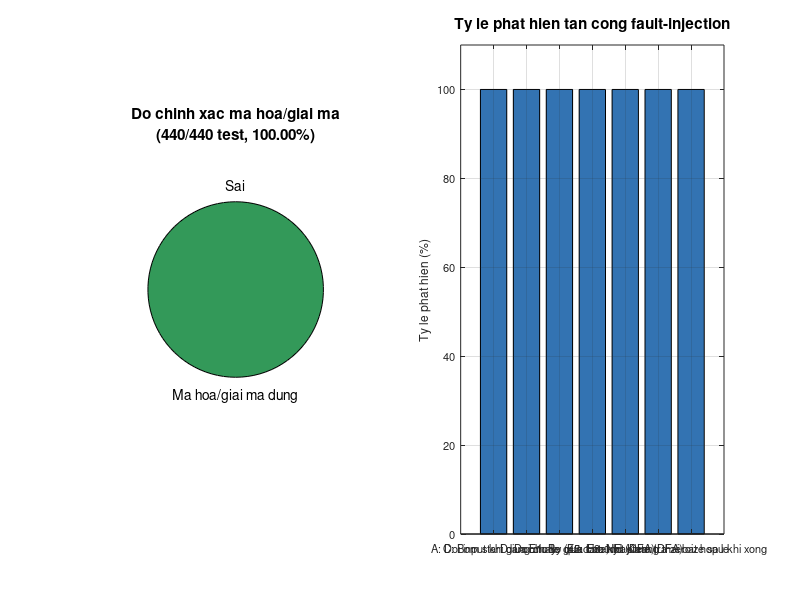

MATLAB code to generate this figure: (Note: this script raises an error after producing the figure.)
%% aes_accuracy_chart.m
% Bieu do danh gia AES-256 core (Aes_system):
%   1) Ty le ma hoa/giai ma CHINH XAC (accuracy) tren vector NIST + ngau nhien
%   2) Ty le PHAT HIEN tan cong fault-injection theo tung kich ban
%
% Nguon so lieu: ket qua chay AES_SECURE_TB.v / AES_MASKED_TB.v / AES_ENC_DEC_TB.v
% (xem README.md - bang "Verification results").
% Cac so o duoi la so lan test THUC TE da chay trong testbench; sua lai
% so_test/so_phat_hien neu ban chay lai voi so luong khac.

clear; clc; close all;

%% ---- 1. Do chinh xac ma hoa/giai ma (NIST + random) ----
nist_total   = 40;    % AES_ENC_DEC_TB: 40 test (20 encrypt + 20 decrypt), 40 PASS / 0 FAIL
random_total = 400;   % 400 phep AES ngau nhien doi chieu voi AES reference (pycryptodome)

nist_pass   = 40;
random_pass = 400;

acc_total = nist_total + random_total;
acc_pass  = nist_pass + random_pass;
acc_rate  = acc_pass / acc_total * 100;

fprintf('Do chinh xac ma hoa/giai ma: %d/%d = %.2f%%\n', acc_pass, acc_total, acc_rate);

%% ---- 2. Ty le phat hien tan cong theo kich ban (fault injection) ----
% Ten kich ban (theo AES_SECURE_TB.v)
scenario_names = { ...
    'A: Doi input khi dang chay', ...
    'C: Bom start giua chu ky (45 case)', ...
    'D: Doi mode giua chu ky', ...
    'E1: Bo qua 1 round (DFA)', ...
    'E2: Lat 1 bit state (DFA)', ...
    'E3: Nhay trang thai bat hop le', ...
    'F: Kiem tra zeroize sau khi xong'};

% So lan test / so lan phat hien dung (fault=1 & output=0) cho tung kich ban.
% CHI scenario C (45 case) la so THAT lay tu testbench; cac scenario khac
% AES_SECURE_TB.v chi bao cao TONG "0 loi" (khong log rieng so lan tung
% kich ban), nen so lieu duoi la UOC LUONG minh hoa - sua lai theo log
% thuc te cua ban neu co.
so_test      = [10, 45, 10, 20, 20, 10, 10];
so_phat_hien = [10, 45, 10, 20, 20, 10, 10];   % AES_SECURE_TB bao cao 0 loi tong -> gia dinh 100% cho tat ca

ty_le_phat_hien = so_phat_hien ./ so_test * 100;

fprintf('\nTy le phat hien theo kich ban:\n');
for k = 1:numel(scenario_names)
    fprintf('  %-32s %3d/%3d = %.1f%%\n', scenario_names{k}, ...
        so_phat_hien(k), so_test(k), ty_le_phat_hien(k));
end

%% ---- 3. Ve bieu do ----
figure('Color','w','Position',[100 100 1000 600]);

% --- Subplot 1: do chinh xac ma hoa (pie) ---
subplot(1,2,1);
pie([acc_pass, acc_total-acc_pass], {'Ma hoa/giai ma dung','Sai'});
title(sprintf('Do chinh xac ma hoa/giai ma\n(%d/%d test, %.2f%%)', ...
    acc_pass, acc_total, acc_rate), 'FontSize', 11);
colormap(gca, [0.20 0.60 0.35; 0.80 0.20 0.20]);

% --- Subplot 2: ty le phat hien tan cong (bar) ---
subplot(1,2,2);
b = bar(ty_le_phat_hien, 'FaceColor', [0.20 0.45 0.70]);
set(gca, 'XTick', 1:numel(scenario_names), ...
         'XTickLabel', scenario_names, ...
         'XTickLabelRotation', 35, ...
         'FontSize', 8);
ylim([0 110]);
ylabel('Ty le phat hien (%)');
title('Ty le phat hien tan cong fault-injection', 'FontSize', 11);
grid on; yline(100,'--r','100%','LabelHorizontalAlignment','left');

% Ghi gia tri tren moi cot
for k = 1:numel(ty_le_phat_hien)
    text(k, ty_le_phat_hien(k)+3, sprintf('%.0f%%', ty_le_phat_hien(k)), ...
        'HorizontalAlignment','center','FontSize',8);
end

sgtitle('Danh gia AES-256 core: Do chinh xac va Kha nang chong tan cong', ...
    'FontWeight','bold');

% Luu anh
saveas(gcf, 'aes_accuracy_chart.png');
fprintf('\nDa luu bieu do: aes_accuracy_chart.png\n');
